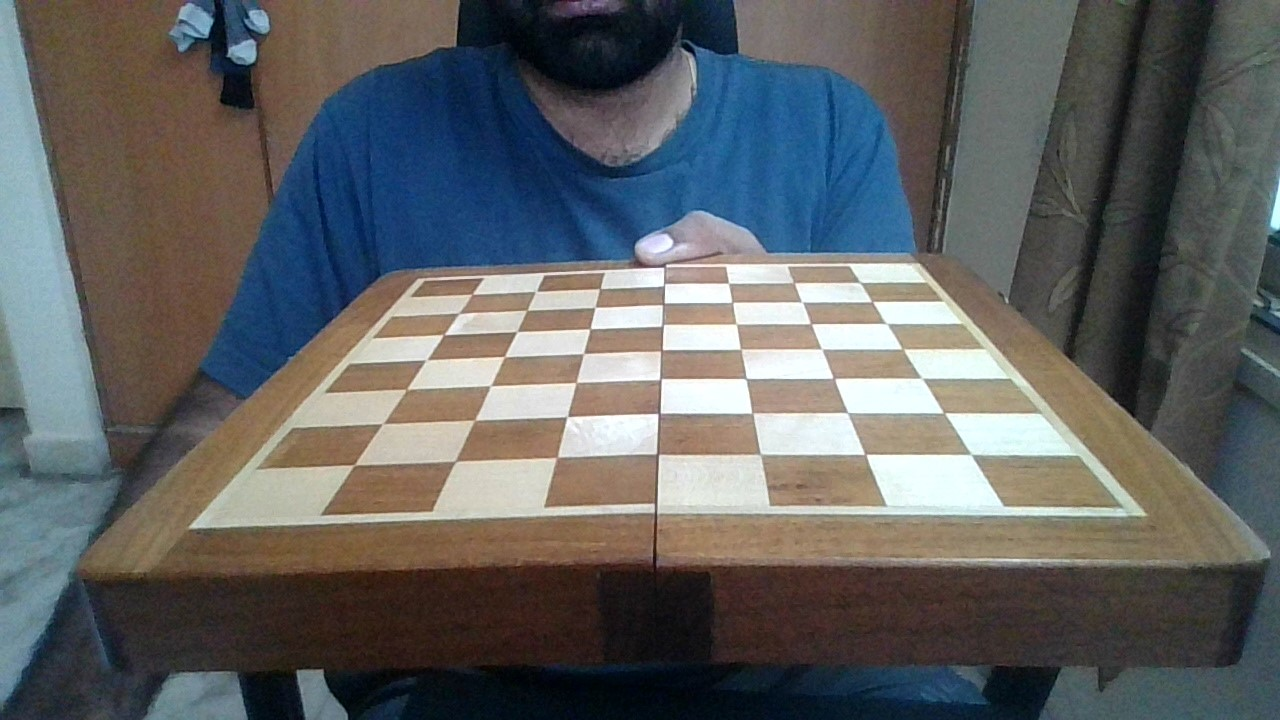
#> input picture src/ChessBoard/img_tests/0 (2).jpg, 1280 x 720 px, found by its file name
$ python demo_dilate_errode.py --input 'img_tests/0 (2).jpg'
#> lines starting #> are read from the running program, lines starting #| are printed output that depends on the picture
from __future__ import print_function
import cv2 as cv
import numpy as np
import argparse

src = None
erosion_size = 0
max_elem = 2
max_kernel_size = 21
title_trackbar_element_shape = 'Element:\n 0: Rect \n 1: Cross \n 2: Ellipse'
title_trackbar_kernel_size = 'Kernel size:\n 2n +1'
title_erosion_window = 'Erosion Demo'
title_dilation_window = 'Dilation Demo'


## [main]
def main(image):
#> called with image = 'img_tests/0 (2).jpg'
    global src

    # src = cv.imread(cv.samples.findFile(image))
    src = cv.imread(cv.samples.findFile("C:/Users/ANOOP/Desktop/Python/ai-porfolio/otb-chess-vision/src/ChessBoard/img_tests/0 (2).jpg"))
#> src is the input picture: shape (720, 1280, 3); mean B, G, R 98.3, 98, 96.1
    if src is None:
        print('Could not open or find the image: ', image)
        exit(0)

    cv.namedWindow(title_erosion_window)
    cv.createTrackbar(title_trackbar_element_shape, title_erosion_window, 0, max_elem, erosion)
#> slider 'Element:\n 0: Rect \n 1: Cross \n' is set to 1
    cv.createTrackbar(title_trackbar_kernel_size, title_erosion_window, 0, max_kernel_size, erosion)
#> slider 'Kernel size:\n 2n +1' is set to 7

    cv.namedWindow(title_dilation_window)
    cv.createTrackbar(title_trackbar_element_shape, title_dilation_window, 0, max_elem, dilatation)
#> slider 'Element:\n 0: Rect \n 1: Cross \n' is set to 1
    cv.createTrackbar(title_trackbar_kernel_size, title_dilation_window, 0, max_kernel_size, dilatation)
#> slider 'Kernel size:\n 2n +1' is set to 7

    erosion(0)
    dilatation(0)
    cv.waitKey()
## [main]

# optional mapping of values with morphological shapes
def morph_shape(val):
    if val == 0:
        return cv.MORPH_RECT
    elif val == 1:
        return cv.MORPH_CROSS
    elif val == 2:
        return cv.MORPH_ELLIPSE


## [erosion]
def erosion(val):
#> called with val = 0
    erosion_size = cv.getTrackbarPos(title_trackbar_kernel_size, title_erosion_window)
    erosion_shape = morph_shape(cv.getTrackbarPos(title_trackbar_element_shape, title_erosion_window))

    ## [kernel]
    element = cv.getStructuringElement(erosion_shape, (2 * erosion_size + 1, 2 * erosion_size + 1),
                                       (erosion_size, erosion_size))
    ## [kernel]
    erosion_dst = cv.erode(src, element)
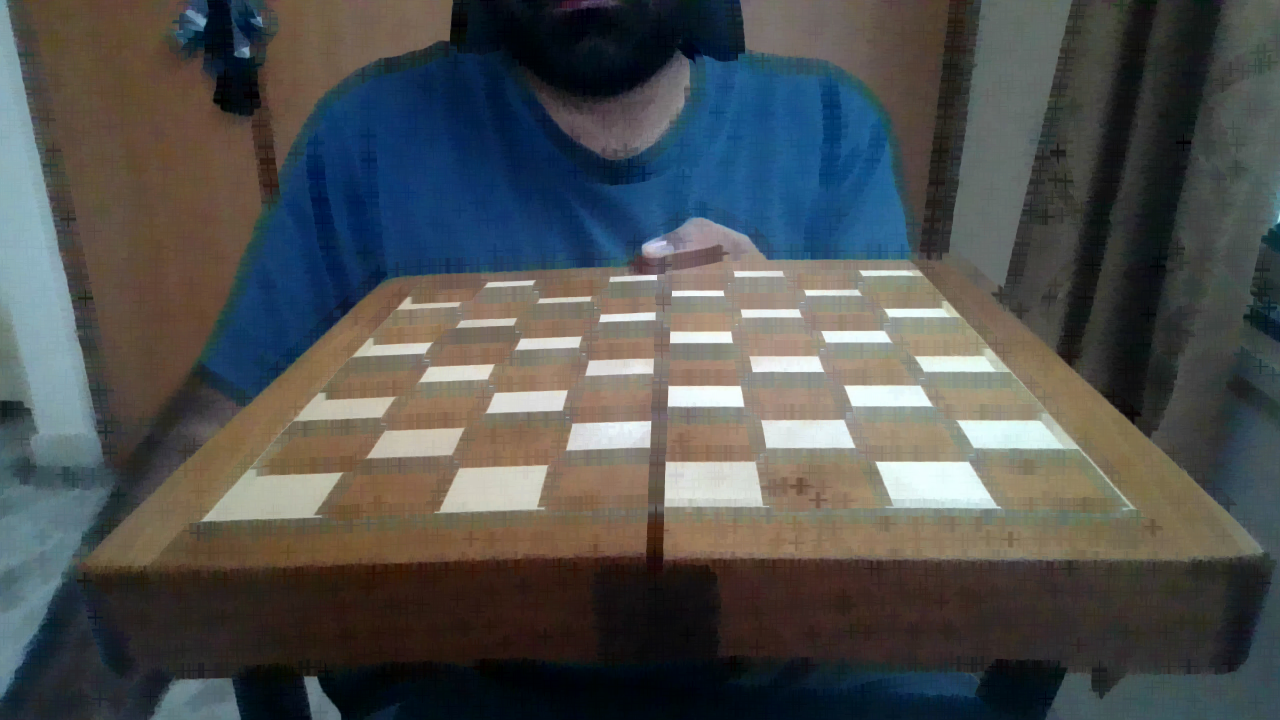
#> erosion_dst: shape (720, 1280, 3); mean B, G, R 80.2, 80.8, 78.8
    cv.imshow(title_erosion_window, erosion_dst)
## [erosion]


## [dilation]
def dilatation(val):
#> called with val = 0
    dilatation_size = cv.getTrackbarPos(title_trackbar_kernel_size, title_dilation_window)
    dilation_shape = morph_shape(cv.getTrackbarPos(title_trackbar_element_shape, title_dilation_window))

    element = cv.getStructuringElement(dilation_shape, (2 * dilatation_size + 1, 2 * dilatation_size + 1),
                                       (dilatation_size, dilatation_size))
    dilatation_dst = cv.dilate(src, element)
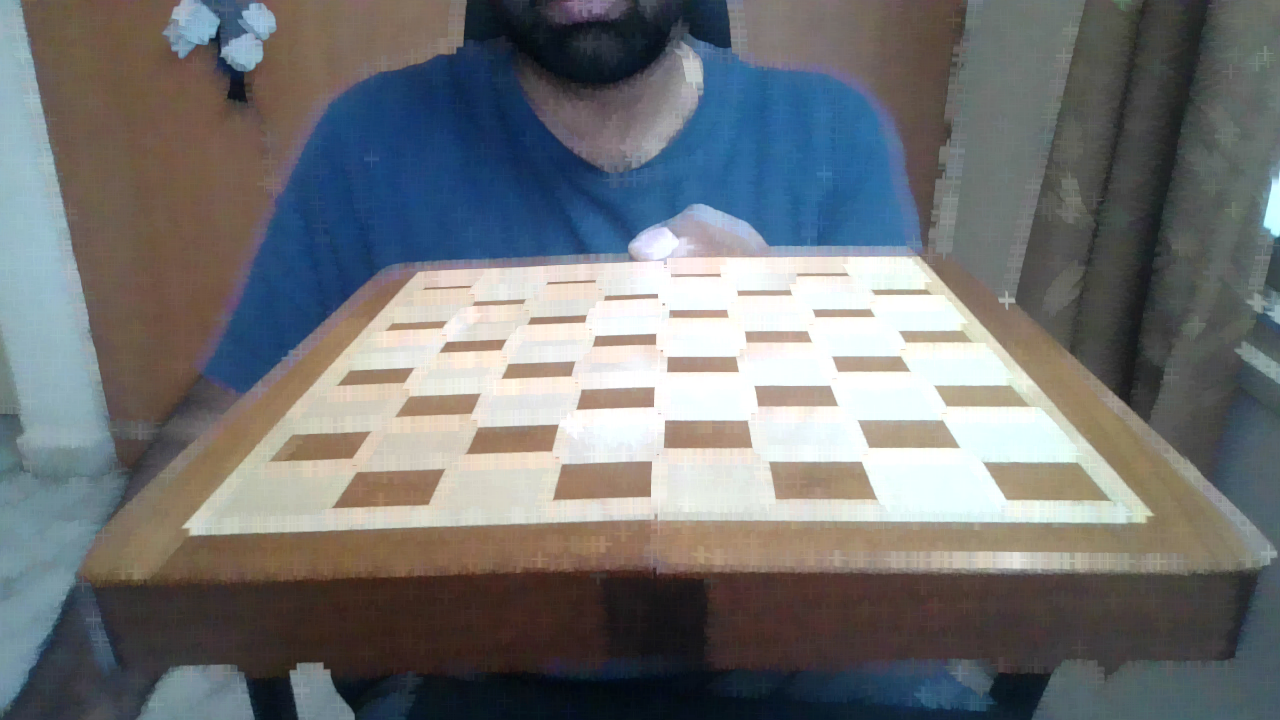
#> dilatation_dst: shape (720, 1280, 3); mean B, G, R 116.6, 115.2, 113.1
    cv.imshow(title_dilation_window, dilatation_dst)
## [dilation]


if __name__ == "__main__":
    parser = argparse.ArgumentParser(description='Code for Eroding and Dilating tutorial.')
    parser.add_argument('--input', help='Path to input image.', default='LinuxLogo.jpg')
    args = parser.parse_args()

    main(args.input)

$ run again, with src/ChessBoard/img_tests/1 (2).jpg copied over src/ChessBoard/img_tests/0 (2).jpg
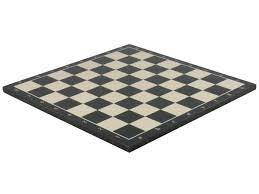
#> input picture src/ChessBoard/img_tests/1 (2).jpg, 259 x 194 px, found by its file name
#> in main, src is the input picture: shape (194, 259, 3); mean B, G, R 214, 216.3, 217
#> in erosion, `erosion_dst = cv.erode(src, element)`:
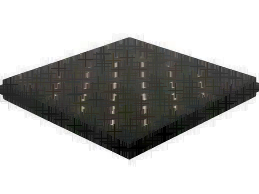
#> erosion_dst: shape (194, 259, 3); mean B, G, R 181.1, 182.7, 182.9
#> in dilatation, `dilatation_dst = cv.dilate(src, element)`:
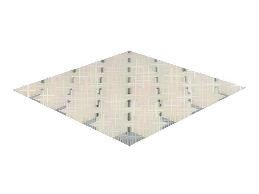
#> dilatation_dst: shape (194, 259, 3); mean B, G, R 241.9, 244.8, 246
